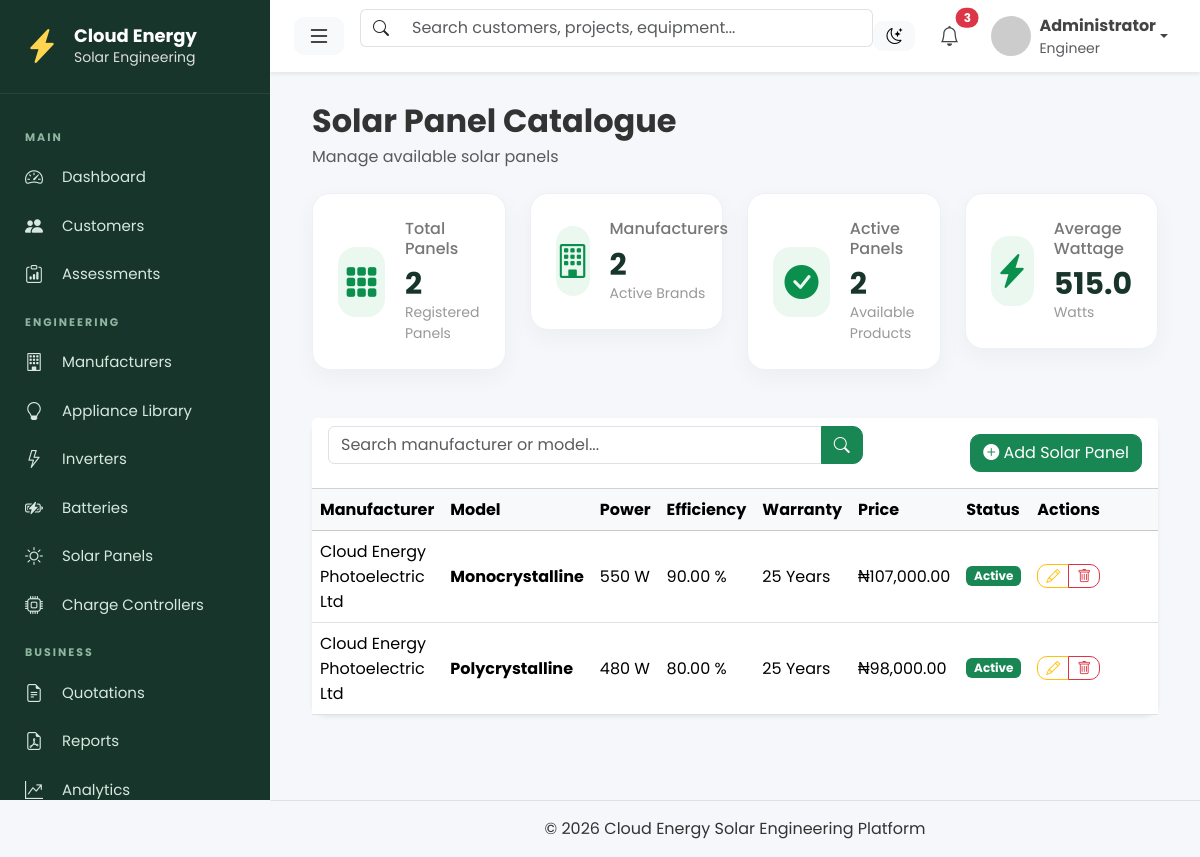
Before: /equipment/solar-panels/ with the older database file.
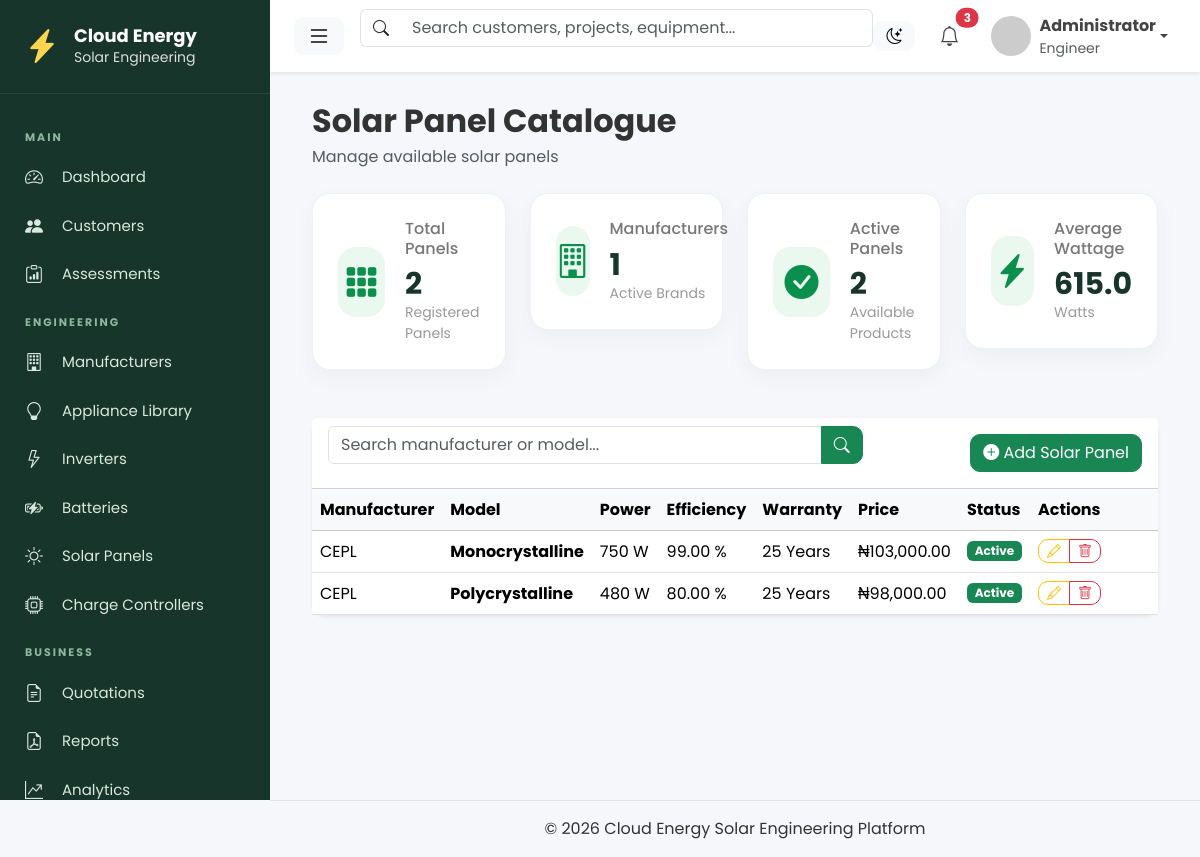
After: the same page with the newer database file.
### equipment/models.py (models this page shows, shortened)
class SolarPanel(models.Model):
    manufacturer = models.ForeignKey(
        Manufacturer,
        on_delete=models.CASCADE,
    )
    model = models.CharField(max_length=100)
    wattage = models.PositiveIntegerField()
    efficiency = models.DecimalField(
        max_digits=5,
        decimal_places=2,
    )
    price = models.DecimalField(
        max_digits=15,
        decimal_places=2,
    )
    warranty = models.PositiveIntegerField(
        default=25,
    )
    active = models.BooleanField(default=True)

class Manufacturer(models.Model):
    name = models.CharField(
        max_length=100,
        unique=True,
    )
    logo = models.ImageField(
        upload_to="manufacturers/",
        blank=True,
        null=True
    )
    website = models.URLField(
        blank=True,
    )
    support_email = models.EmailField(blank=True)
    support_phone = models.CharField(
        max_length=30,
        blank=True
    )
    country = models.CharField(
        max_length=100,
        blank=True
    )
    notes = models.TextField(
        blank=True
    )
    active = models.BooleanField(
        default=True,
    )
    class Meta:
        ordering = ["name"]

### equipment/views.py (the view)
class SolarPanelListView(ListView):
    model = SolarPanel
    template_name = "equipment/solar/panel_list.html"
    context_object_name = "panels"
    paginate_by = 15
    queryset = (
        SolarPanel.objects
        .select_related("manufacturer")
        .order_by("manufacturer__name", "model")
    )
    def get_context_data(self, **kwargs):
        context = super().get_context_data(**kwargs)
        context["manufacturers_count"] = Manufacturer.objects.count()
        context["active_count"] = SolarPanel.objects.filter(
            active=True
        ).count()
        context["average_wattage"] = (
                SolarPanel.objects.aggregate(
                    Avg("wattage")
                )["wattage__avg"] or 0
        )
        return context

### templates/equipment/solar/panel_list.html (shortened to what this page needs)
{% extends "layouts/base.html" %}
{% block content %}
{% load humanize %}
{% include "components/page_header.html" with title="Solar Panel Catalogue" subtitle="Manage available solar panels" %}
<div class="row mb-4">
    {% include "components/metric_card.html" with title="Total Panels" value=page_obj.paginator.count icon="bi-grid-3x3-gap-fill" footer="Registered Panels" %}
    {% include "components/metric_card.html" with title="Manufacturers" value=manufacturers_count icon="bi-building" footer="Active Brands" %}
    {% include "components/metric_card.html" with title="Active Panels" value=active_count icon="bi-check-circle-fill" footer="Available Products" %}
    {% include "components/metric_card.html" with title="Average Wattage" value=average_wattage icon="bi-lightning-charge-fill" footer="Watts" %}
</div>
<div class="card shadow-sm border-0">
    <div class="card-header bg-white">
        <div class="row align-items-center">
            <div class="col-md-8">
                <form method="get">
                    <div class="input-group">
                        <input
                            type="text"
                            class="form-control"
                            name="q"
                            placeholder="Search manufacturer or model..."
                            value="{{ request.GET.q }}">
                        <button class="btn btn-success">
                            <i class="bi bi-search"></i>
                        </button>
                    </div>
                </form>
            </div>
            <div class="col-md-4 text-end">
                <a
                    href="{% url 'equipment:panel-create' %}"
                    class="btn btn-success">
                    <i class="bi bi-plus-circle-fill"></i>
                    Add Solar Panel
                </a>
            </div>
        </div>
    </div>
    <div class="table-responsive">
        <table class="table table-hover align-middle mb-0">
            <thead class="table-light">
            <tr>
                <th>Manufacturer</th>
                <th>Model</th>
                <th>Power</th>
                <th>Efficiency</th>
                <th>Warranty</th>
                <th>Price</th>
                <th>Status</th>
                <th width="170">Actions</th>
            </tr>
            </thead>
            <tbody>
            {% for panel in panels %}
            <tr>
                <td>
                    {{ panel.manufacturer.name }}
                </td>
                <td>
                    <strong>{{ panel.model }}</strong>
                </td>
                <td>
                    {{ panel.wattage }} W
                </td>
                <td>
                    {{ panel.efficiency }} %
                </td>
                <td>
                    {{ panel.warranty }} Years
                </td>
                <td>
                    ₦{{ panel.price|floatformat:2|intcomma }}
                </td>
                <td>
                    {% if panel.active %}
                        <span class="badge bg-success">
                            Active
                        </span>
                    {% else %}
                        <span class="badge bg-secondary">
                            Inactive
                        </span>
                    {% endif %}
                </td>
                <td>
                    <div class="btn-group">
                        <a
                            href="{% url 'equipment:panel-update' panel.pk %}"
                            class="btn btn-outline-warning btn-sm">
                            <i class="bi bi-pencil"></i>
                        </a>
                        <a
                            href="{% url 'equipment:panel-delete' panel.pk %}"
                            class="btn btn-outline-danger btn-sm">
                            <i class="bi bi-trash"></i>
                        </a>
                    </div>
                </td>
            </tr>
            {% endfor %}
            </tbody>
        </table>
    </div>
</div>
{% endblock %}

Changed rows visible on the page:
changed SolarPanel "Monocrystalline": manufacturer.name "Cloud Energy Photoelectric Ltd" → "CEPL"; wattage "550" → "750"; efficiency "90.00" → "99.00"; price "107,000.00" → "103,000.00"
changed through a linked row, SolarPanel "Polycrystalline": manufacturer.name "Cloud Energy Photoelectric Ltd" → "CEPL"
Other visible differences:
{{ value }}: "2 2 2 515.0" → "2 1 2 615.0"
